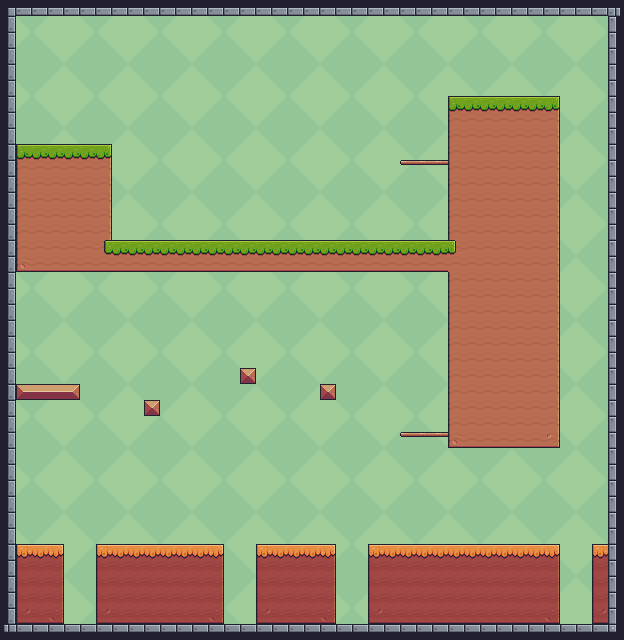

The image is a tile-based game level rendered from a .tmx file. Its description and source (layers, tilesets, objects; grid data summarised) follow:
An orthogonal 39x40 tile map with 16x16 px tiles, 4 tile layers (bg2, bg1, chain, main).

<map version="1.2" tiledversion="1.2.5" orientation="orthogonal" renderorder="right-down" width="39" height="40" tilewidth="16" tileheight="16" infinite="0" nextlayerid="25" nextobjectid="1">
 <tileset firstgid="1" source="../tileds/tileds.tsx" />
 <layer id="21" name="bg2" width="39" height="40">
  <data>[1560 cells, 156 non-empty, 16 distinct tile ids]</data>
 </layer>
 <layer id="22" name="bg1" width="39" height="40">
  <data>[1560 cells, 1560 non-empty, 16 distinct tile ids]</data>
 </layer>
 <layer id="23" name="chain" width="39" height="40">
  <data>[1560 cells, 3 non-empty, 1 distinct tile ids]</data>
 </layer>
 <layer id="24" name="main" width="39" height="40">
  <data>[1560 cells, 553 non-empty, 33 distinct tile ids]</data>
 </layer>
</map>